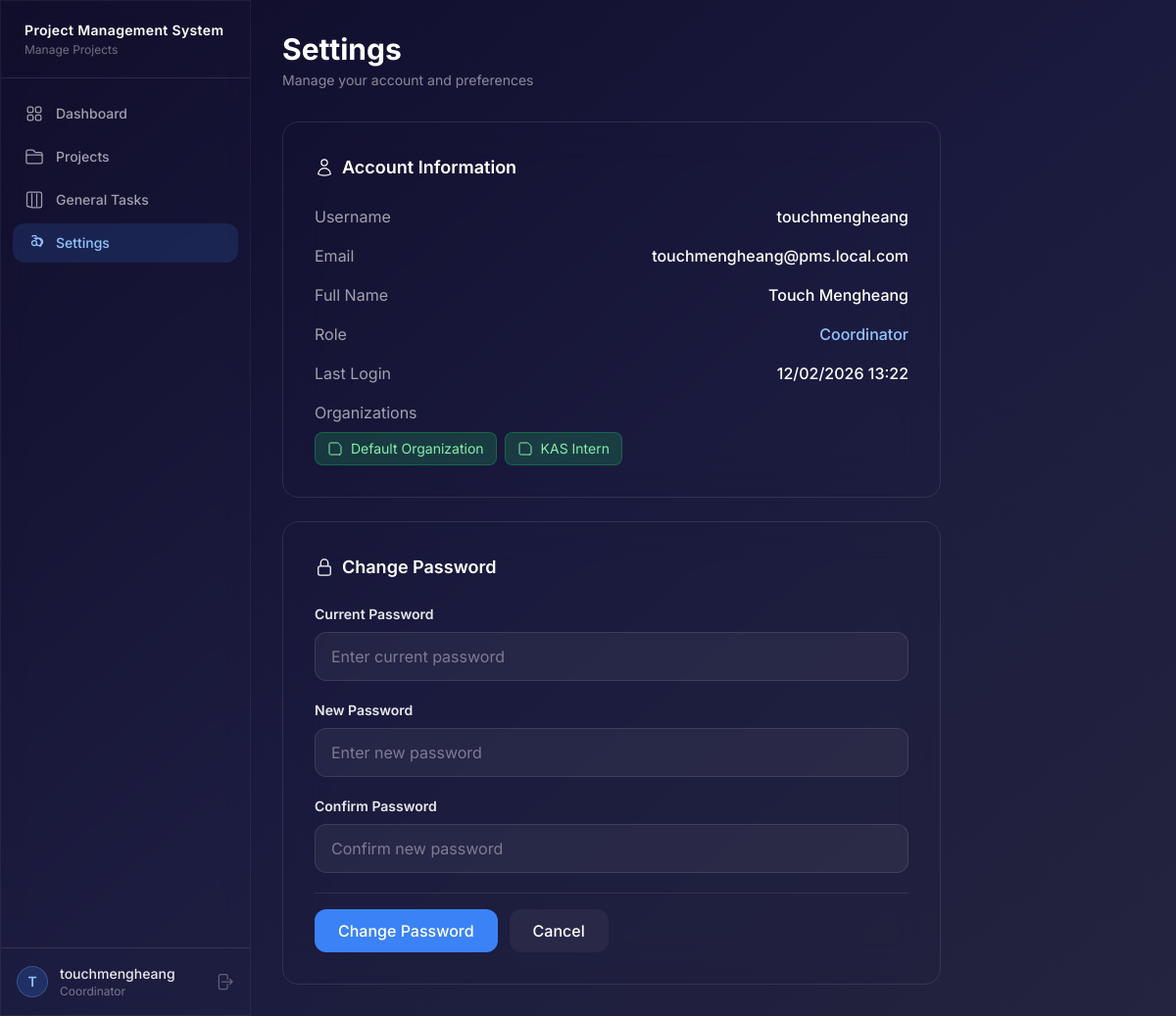
Screenshot of /accounts/settings/ (signed in) with the database file from the repository.
### accounts/models.py (models this page shows, shortened)
class User(AbstractUser):
    role = models.ForeignKey(
        Role, on_delete=models.SET_NULL, null=True, blank=True, related_name="users"
    )
    admin_organization = models.ForeignKey(
        "organizations.Organization",
        on_delete=models.SET_NULL,
        null=True,
        blank=True,
        related_name="administrators",
        help_text="Organization this user administrates (only for Administrator role).",
    )
    is_auto_generated = models.BooleanField(
        default=False,
        help_text="Auto-generated accounts are inactive until password reset.",
    )
    perm_create_users = models.BooleanField(null=True, blank=True)
    perm_manage_projects = models.BooleanField(null=True, blank=True)
    perm_manage_tasks = models.BooleanField(null=True, blank=True)
    perm_move_task_stages = models.BooleanField(null=True, blank=True)
    perm_move_task_categories = models.BooleanField(null=True, blank=True)
    perm_reject_testing = models.BooleanField(null=True, blank=True)
    perm_add_project_notes = models.BooleanField(null=True, blank=True)
    perm_view_assigned_only = models.BooleanField(null=True, blank=True)
    perm_manage_organizations = models.BooleanField(null=True, blank=True)
    class Meta:
        ordering = ["username"]
    def _resolve(self, perm_field: str, role_field: str) -> bool:
        user_val = getattr(self, perm_field)
        if user_val is not None:
            return user_val
        if self.role:
            return getattr(self.role, role_field, False)
        return False
    def is_system_admin(self):
        return self.role and self.role.name == Role.SYSTEM_ADMINISTRATOR
    def has_perm_manage_organizations(self):
        return self.is_system_admin() or self._resolve(
            "perm_manage_organizations", "can_manage_organizations"
        )

class Role(models.Model):
    SYSTEM_ADMINISTRATOR = "system_administrator"
    ADMINISTRATOR = "administrator"
    COORDINATOR = "coordinator"
    DEVELOPER = "developer"
    ROLE_CHOICES = [
        (SYSTEM_ADMINISTRATOR, "System Administrator"),
        (ADMINISTRATOR, "Administrator"),
        (COORDINATOR, "Coordinator"),
        (DEVELOPER, "Developer"),
    ]
    name = models.CharField(max_length=30, choices=ROLE_CHOICES, unique=True)
    description = models.TextField(blank=True)
    can_create_users = models.BooleanField(default=False)
    can_manage_projects = models.BooleanField(default=False)
    can_manage_tasks = models.BooleanField(default=False)
    can_move_task_stages = models.BooleanField(default=False)
    can_move_task_categories = models.BooleanField(default=False)
    can_reject_testing = models.BooleanField(default=False)
    can_add_project_notes = models.BooleanField(default=False)
    can_view_assigned_only = models.BooleanField(default=False)
    can_manage_organizations = models.BooleanField(default=False)
    class Meta:
        ordering = ["name"]
    def __str__(self):
        return self.get_name_display()

### organizations/models.py (models this page shows, shortened)
class Organization(models.Model):
    name = models.CharField(max_length=200, unique=True)
    description = models.TextField(blank=True)
    members = models.ManyToManyField(
        settings.AUTH_USER_MODEL,
        blank=True,
        related_name="member_organizations",
        help_text="Users who belong to this organization.",
    )
    created_by = models.ForeignKey(
        settings.AUTH_USER_MODEL,
        on_delete=models.SET_NULL,
        null=True,
        related_name="created_organizations",
    )
    created_at = models.DateTimeField(auto_now_add=True)
    updated_at = models.DateTimeField(auto_now=True)
    class Meta:
        ordering = ["name"]

### accounts/views.py (the view, shortened to what this page needs)
# urls.py: path("settings/", views.settings_view, name="settings"),
@login_required
def settings_view(request):
    form = ChangePasswordForm(request.POST or None)
    organizations = request.user.member_organizations.all()
    return render(request, "accounts/settings.html", {
        "form": form,
        "organizations": organizations
    })

### accounts/forms.py (shortened to what this page needs)
class ChangePasswordForm(forms.Form):
    current_password = forms.CharField(
        label="Current Password",
        widget=forms.PasswordInput(
            attrs={
                "class": GLASS_INPUT,
                "placeholder": "Enter current password",
                "autocomplete": "current-password",
            }
        ),
    )
    new_password = forms.CharField(
        label="New Password",
        widget=forms.PasswordInput(
            attrs={
                "class": GLASS_INPUT,
                "placeholder": "Enter new password",
                "autocomplete": "new-password",
            }
        ),
    )
    confirm_password = forms.CharField(
        label="Confirm Password",
        widget=forms.PasswordInput(
            attrs={
                "class": GLASS_INPUT,
                "placeholder": "Confirm new password",
                "autocomplete": "new-password",
            }
        ),
    )

### templates/accounts/settings.html (shortened to what this page needs)
{% extends "base.html" %}
{% load static %}
{% block content %}
<div class="max-w-2xl">
    <div class="mb-8">
        <h1 class="text-3xl font-bold text-white">Settings</h1>
        <p class="text-white/50 text-sm mt-1">Manage your account and preferences</p>
    </div>
    <div class="glass rounded-2xl p-8 mb-6">
        <h2 class="text-lg font-semibold text-white mb-6 flex items-center gap-2">
            <svg class="w-5 h-5" fill="none" stroke="currentColor" stroke-width="1.5" viewBox="0 0 24 24"><path stroke-linecap="round" stroke-linejoin="round" d="M15.75 6a3.75 3.75 0 11-7.5 0 3.75 3.75 0 017.5 0zM4.501 20.118a7.5 7.5 0 0114.998 0A17.933 17.933 0 0112 21.75c-2.676 0-5.216-.584-7.499-1.632z"/></svg>
            Account Information
        </h2>
        <div class="space-y-4">
            <div class="flex items-center justify-between">
                <span class="text-white/60">Username</span>
                <span class="text-white font-medium">{{ user.username }}</span>
            </div>
            <div class="flex items-center justify-between">
                <span class="text-white/60">Email</span>
                <span class="text-white font-medium">{{ user.email|default:"Not set" }}</span>
            </div>
            <div class="flex items-center justify-between">
                <span class="text-white/60">Full Name</span>
                <span class="text-white font-medium">{{ user.get_full_name|default:"Not set" }}</span>
            </div>
            <div class="flex items-center justify-between">
                <span class="text-white/60">Role</span>
                <span class="text-blue-300 font-medium">{{ user.role|default:"No role" }}</span>
            </div>
            <div class="flex items-center justify-between">
                <span class="text-white/60">Last Login</span>
                <span class="text-white font-medium">{{ user.last_login|default:"Never"|date:"d/m/Y H:i" }}</span>
            </div>
            {% if organizations %}
            <div class="flex flex-col gap-2">
                <span class="text-white/60">Organizations</span>
                <div class="flex flex-wrap gap-2">
                    {% for org in organizations %}
                    <span class="inline-flex items-center gap-2 px-3 py-1.5 bg-green-500/20 text-green-300 rounded-lg text-sm border border-green-500/30">
                        <svg class="w-4 h-4" fill="none" stroke="currentColor" stroke-width="1.5" viewBox="0 0 24 24"><path stroke-linecap="round" stroke-linejoin="round" d="M19 21H5a2 2 0 01-2-2V5a2 2 0 012-2h11l5 5v11a2 2 0 01-2 2z"/></svg>
                        {{ org.name }}
                    </span>
                    {% endfor %}
                </div>
            </div>
            {% else %}
            <div class="flex items-center justify-between">
                <span class="text-white/60">Organizations</span>
                <span class="text-white/40 italic">Not a member of any organization</span>
            </div>
            {% endif %}
        </div>
    </div>
    <div class="glass rounded-2xl p-8">
        <h2 class="text-lg font-semibold text-white mb-6 flex items-center gap-2">
            Change Password
        </h2>
        <form method="post" class="space-y-5">
            <div>
                <label for="{{ form.current_password.id_for_label }}" class="block text-sm font-semibold text-white/90 mb-2">
                    {{ form.current_password.label }}
                </label>
                {{ form.current_password }}
            </div>
            <div>
                <label for="{{ form.new_password.id_for_label }}" class="block text-sm font-semibold text-white/90 mb-2">
                    {{ form.new_password.label }}
                </label>
                {{ form.new_password }}
            </div>
            <div>
                <label for="{{ form.confirm_password.id_for_label }}" class="block text-sm font-semibold text-white/90 mb-2">
                    {{ form.confirm_password.label }}
                </label>
                {{ form.confirm_password }}
            </div>
            <div class="pt-4 border-t border-white/10 flex gap-3">
                <button type="submit" class="px-6 py-2.5 bg-blue-500 hover:bg-blue-600 text-white font-medium rounded-xl transition-all">
                    Change Password
                </button>
                <a href="{% url 'dashboard' %}" class="px-6 py-2.5 bg-white/5 hover:bg-white/10 text-white font-medium rounded-xl transition-all">
                    Cancel
                </a>
            </div>
        </form>
    </div>
</div>
{% endblock %}

### templates/base.html (shortened to what this page needs)
{% load static %}
<!DOCTYPE html>
<html lang="en" class="h-full">
<head>
    <link href="{% static 'css/style.css' %}" rel="stylesheet">
    <script src="https://cdn.tailwindcss.com"></script>
</head>
<body class="h-full bg-gradient-to-br from-[#0f0c29] via-[#1a1a3e] to-[#24243e] text-white/90 antialiased">
<div class="flex h-screen overflow-hidden">
    <aside id="sidebar" class="fixed lg:relative inset-y-0 left-0 z-50 w-64 flex-shrink-0 glass-strong flex flex-col border-r border-white/5 transform -translate-x-full lg:translate-x-0 transition-transform duration-300 ease-in-out">
        <div class="px-6 py-5 border-b border-white/10 flex items-center justify-between">
            <div>
                <h1 class="text-sm font-semibold text-white tracking-wide">
                    Project Management System
                </h1>
                <p class="text-xs text-white/40 mt-0.5">Manage Projects</p>
            </div>
        </div>
        <nav class="flex-1 px-3 py-4 space-y-1 overflow-y-auto">
            <a href="{% url 'dashboard' %}"
               class="flex items-center gap-3 px-3 py-2.5 rounded-xl text-sm font-medium
                      {% if request.resolver_match.url_name == 'dashboard' %}bg-blue-500/15 text-blue-300{% else %}text-white/60 hover:text-white/90 hover:bg-white/5{% endif %}
                      transition-all">
                Dashboard
            </a>
            <a href="{% url 'projects:project_list' %}"
               class="flex items-center gap-3 px-3 py-2.5 rounded-xl text-sm font-medium
                      {% if 'projects' in request.path %}bg-blue-500/15 text-blue-300{% else %}text-white/60 hover:text-white/90 hover:bg-white/5{% endif %}
                      transition-all">
                Projects
            </a>
            <a href="{% url 'general_tasks:task_list' %}"
               class="flex items-center gap-3 px-3 py-2.5 rounded-xl text-sm font-medium
                      {% if 'general-tasks' in request.path %}bg-blue-500/15 text-blue-300{% else %}text-white/60 hover:text-white/90 hover:bg-white/5{% endif %}
                      transition-all">
                <svg class="w-5 h-5" fill="none" stroke="currentColor" stroke-width="1.5" viewBox="0 0 24 24"><path stroke-linecap="round" stroke-linejoin="round" d="M9 4.5v15m6-15v15m-11.581.5H5.25A2.25 2.25 0 013 19.25V4.75A2.25 2.25 0 015.25 2.5h13.5A2.25 2.25 0 0121 4.75v14.5A2.25 2.25 0 0118.75 21.5H9.631z"/></svg>
                General Tasks
            </a>
            <a href="{% url 'accounts:settings' %}"
               class="flex items-center gap-3 px-3 py-2.5 rounded-xl text-sm font-medium
                      {% if 'settings' in request.path %}bg-blue-500/15 text-blue-300{% else %}text-white/60 hover:text-white/90 hover:bg-white/5{% endif %}
                      transition-all">
                Settings
            </a>
        </nav>
        <div class="px-4 py-4 border-t border-white/10">
            <div class="flex items-center gap-3 justify-between">
                <div class="flex items-center gap-3 flex-1 min-w-0">
                    <div class="w-8 h-8 rounded-full bg-blue-500/20 border border-blue-400/30 flex items-center justify-center text-sm font-semibold text-blue-300">
                        {{ user.username.0|upper }}
                    </div>
                    <div class="flex-1 min-w-0">
                        <p class="text-sm font-medium text-white/90 truncate">{{ user.username }}</p>
                        <p class="text-xs text-white/40 truncate">{{ user.role|default:"No role" }}</p>
                    </div>
                </div>
                <a href="{% url 'accounts:logout' %}" class="text-white/30 hover:text-red-400 transition-colors" title="Logout">
                    <svg class="w-5 h-5" fill="none" stroke="currentColor" stroke-width="1.5" viewBox="0 0 24 24"><path stroke-linecap="round" stroke-linejoin="round" d="M15.75 9V5.25A2.25 2.25 0 0013.5 3h-6a2.25 2.25 0 00-2.25 2.25v13.5A2.25 2.25 0 007.5 21h6a2.25 2.25 0 002.25-2.25V15m3 0l3-3m0 0l-3-3m3 3H9"/></svg>
                </a>
            </div>
        </div>
    </aside>
    <main class="flex-1 overflow-y-auto w-full">
        <div class="p-4 sm:p-6 lg:p-8">
            {% block content %}{% endblock %}
        </div>
    </main>
</div>
</body>
</html>

### static/css/style.css (style rules this page uses)
body { font-family: 'Inter', system-ui, -apple-system, sans-serif; overscroll-behavior: none; }
main { overscroll-behavior: none; }
.glass { background: rgba(255, 255, 255, 0.001); backdrop-filter: blur(20px); -webkit-backdrop-filter: blur(20px); border: 1px solid rgba(255, 255, 255, 0.1); }
.glass-strong { background: rgba(255, 255, 255, 0.01); backdrop-filter: blur(12px); -webkit-backdrop-filter: blur(12px); border: 1px solid rgba(255, 255, 255, 0.15); }
* { transition-property: background-color, border-color, opacity; transition-duration: 150ms; }

### rows the page displays
User: username.0 "T", username "touchmengheang", role "Coordinator", email "touchmengheang@pms.local.com", get_full_name "Touch Mengheang", last_login "12/02/2026 13:22"
Organization: name "Default Organization"
Organization: name "KAS Intern"
